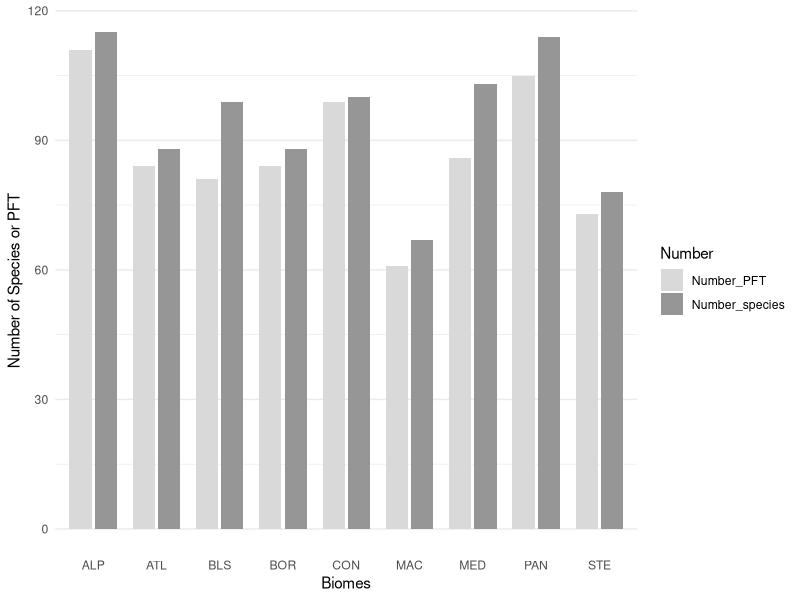
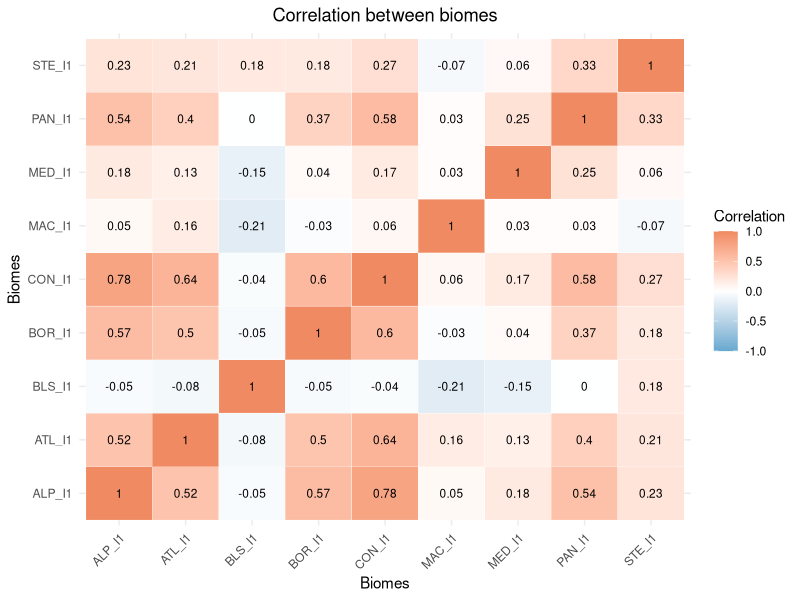
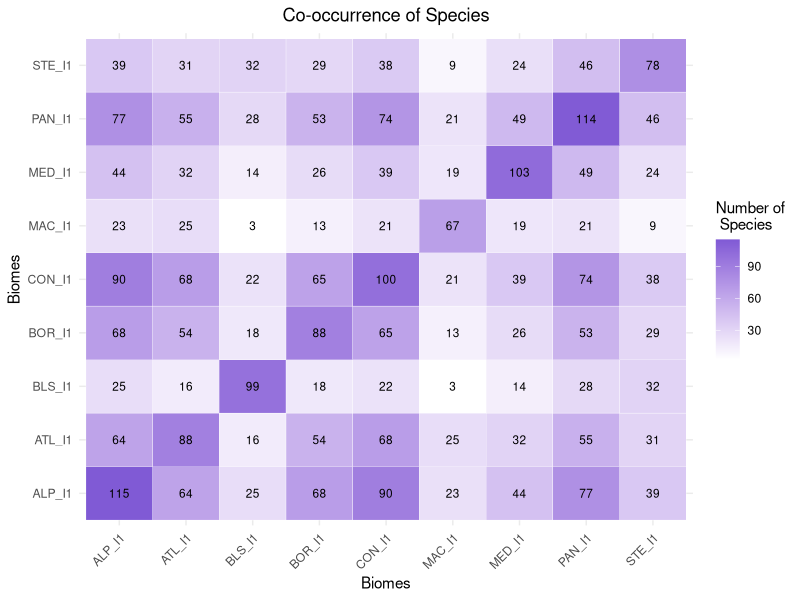
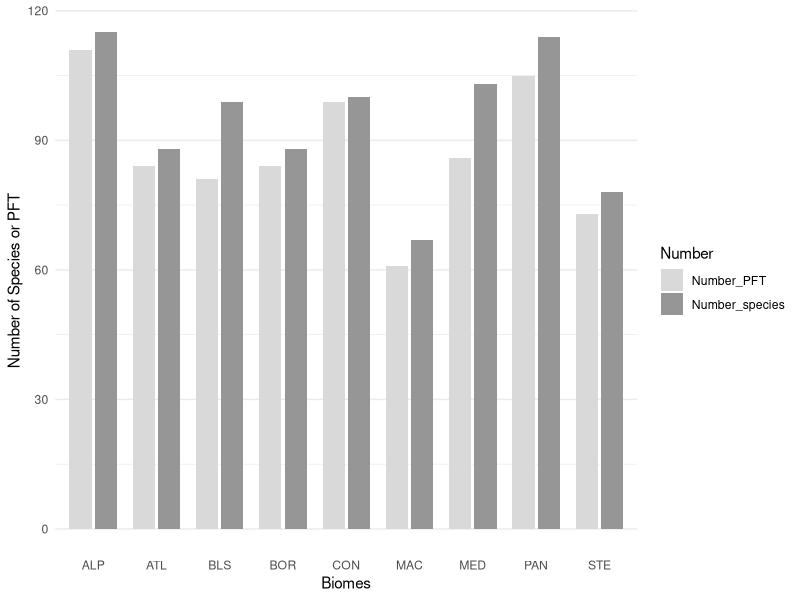
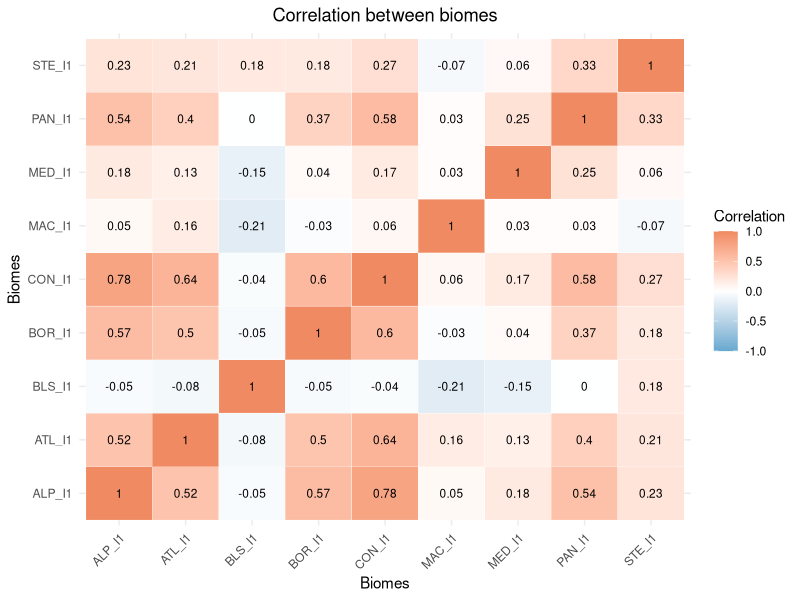
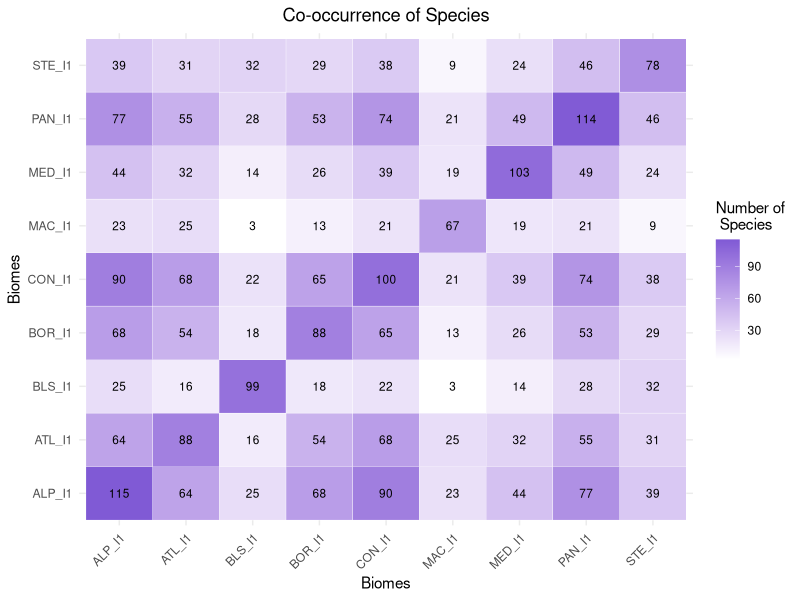

Here is the R script that generated these plots, in order:
library(dplyr)
library(ggplot2)
library(readr)
library(tidyverse)
library(reshape2)

df_BE2TH <- readr::read_csv("Input-EFSA/BE2TH_cleaned.csv")

# figures for the report (A4 text width ~16 cm)
PATH_FIG = "EFSA_REPORT/figures/"
dir.create(PATH_FIG, showWarnings = FALSE)


# Extract just the biome columns mentioned in the plots
biome_cols <- c("ALP_I1", "ATL_I1", "BLS_I1", "BOR_I1", 
                "CON_I1", "MAC_I1", "MED_I1", "PAN_I1", "STE_I1")

# Subset the dataframe to only these columns and ensure they are numeric
df_biomes <- df_BE2TH %>%
  select(all_of(biome_cols)) %>%
  mutate(across(everything(), as.numeric))

###### BAR PLOT
# only traits passed to the model (Category and Palat are not used in simulations)
pft_cols <- c("LMR", "MaxMass..mg.", "mSeed..mg.", "Dist..m.",
              "Gmax", "Memo..weeks.", "SLA.comb.", "Clonal",
              "meanSpacerLength..cm.", "sdSpacerLength..cm.", "Resshare")

# 2. Préparer les données
bar_data <- df_BE2TH %>%
  # Créer une colonne PFT_ID qui fusionne les valeurs de toutes les colonnes de traits
  unite("PFT_ID", all_of(pft_cols), sep = "_", remove = FALSE) %>%
  select(PFT_ID, all_of(biome_cols)) %>%
  # Convertir les biomes en format long
  pivot_longer(cols = all_of(biome_cols), names_to = "Biome", values_to = "Presence") %>%
  # Garder uniquement les présences
  filter(Presence == 1) %>%
  group_by(Biome) %>%
  summarise(
    Number_species = n(),                 # Nombre total d'espèces (lignes)
    Number_PFT = n_distinct(PFT_ID)       # Nombre de combinaisons uniques de traits (PFTs)
  ) %>%
  mutate(Biome = str_remove(Biome, "_I1")) %>%
  pivot_longer(cols = c("Number_species", "Number_PFT"), 
               names_to = "Number", values_to = "Count")

# 3. Générer le graphique
ggplot(bar_data, aes(x = Biome, y = Count, fill = Number)) +
  geom_bar(stat = "identity", position = position_dodge(width = 0.8), width = 0.7) +
  scale_fill_manual(values = c("Number_PFT" = "#d9d9d9", "Number_species" = "#969696")) +
  labs(x = "Biomes",
       y = "Number of Species or PFT") +
  theme_minimal() +
  theme(panel.grid.major.x = element_blank())
ggsave(paste0(PATH_FIG, "Figure_4.3_species_vs_PFT.png"), width = 16, height = 9, units = "cm", dpi = 300, bg = "white")


###### CORRELATION
# Calculate correlation matrix
cor_matrix <- cor(df_biomes, use = "pairwise.complete.obs")

# Convert to long format for ggplot
cor_long <- melt(cor_matrix)

# Plot
ggplot(cor_long, aes(x = Var1, y = Var2, fill = value)) +
  geom_tile(color = "white") +
  geom_text(aes(label = round(value, 2)), size = 3) +
  scale_fill_gradient2(low = "#67a9cf", mid = "white", high = "#ef8a62", 
                       midpoint = 0, limit = c(-1, 1), name = "Correlation") +
  labs(title = "Correlation between biomes",
       x = "Biomes",
       y = "Biomes") +
  theme_minimal() +
  theme(axis.text.x = element_text(angle = 45, hjust = 1, vjust = 1),
        plot.title = element_text(hjust = 0.5))
ggsave(paste0(PATH_FIG, "Figure_4.2_correlation.png"), width = 16, height = 12, units = "cm", dpi = 300, bg = "white")


###### CO-OCCURENCE
# Calculate co-occurrence matrix using matrix multiplication (crossprod)
co_matrix <- crossprod(as.matrix(df_biomes))

# Convert to long format for ggplot
co_long <- melt(co_matrix)

# Plot
ggplot(co_long, aes(x = Var1, y = Var2, fill = value)) +
  geom_tile(color = "white") +
  geom_text(aes(label = value), size = 3) +
  scale_fill_gradient(low = "white", high = "#805ad5", 
                      name = "Number of\n Species") +
  labs(title = "Co-occurrence of Species",
       x = "Biomes",
       y = "Biomes") +
  theme_minimal() +
  theme(axis.text.x = element_text(angle = 45, hjust = 1, vjust = 1),
        plot.title = element_text(hjust = 0.5))
ggsave(paste0(PATH_FIG, "Figure_4.1_cooccurrence.png"), width = 16, height = 12, units = "cm", dpi = 300, bg = "white")
